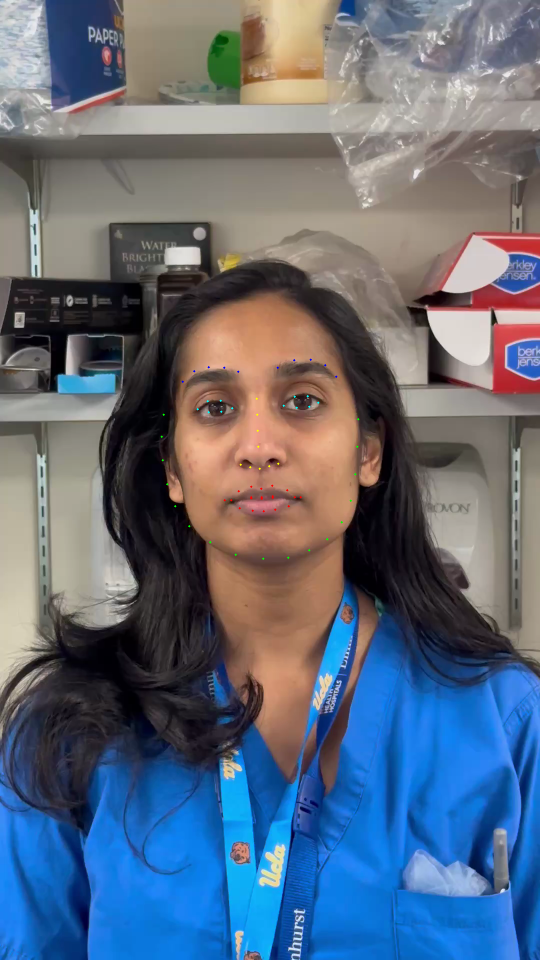
#> input picture accuracy_test_sample.png, 1080 x 1920 px (shown at 1/2 size)
$ python -i pure_python_mtcnn_v2.py   (imports and definitions only)
#> lines starting #> are read from the running program, lines starting #| are printed output that depends on the picture
### cpp_cnn_loader.py
#!/usr/bin/env python3
"""
Pure Python CNN that loads C++ binary models (.dat files) for bit-for-bit matching.

This implementation reads the exact binary format used by OpenFace's C++ CNN_utils.cpp
and implements inference with exact C++ behavior, including:
- BGR channel ordering
- C++ im2col technique
- Exact PReLU: output = x if x >= 0 else x * slope
- C++ matrix multiply ordering
- C++ pooling and fully connected layers
"""

import numpy as np
import struct
from typing import List, Tuple, Optional


class CPPCNNLayer:
    """Base class for CNN layers"""
    def __init__(self, layer_type: int):
        self.layer_type = layer_type
        # [6 lines of commented-out code are left out]

    def forward(self, x):
        raise NotImplementedError


class ConvLayer(CPPCNNLayer):
    """Convolutional layer matching C++ CNN_utils.cpp:445-549"""
    # [137 lines left out: functions __init__, _create_weight_matrix, _im2col_multimap_cpp, forward, not called in this run]


class MaxPoolLayer(CPPCNNLayer):
    """Max pooling layer matching C++ CNN_utils.cpp"""
    # [35 lines left out: functions __init__, forward, not called in this run]


class FullyConnectedLayer(CPPCNNLayer):
    """Fully connected layer matching C++ CNN_utils.cpp

    Supports both modes:
    - Regular FC: (C, H, W) -> (output_size,) for fixed-size inputs
    - Fully convolutional: (C, H, W) -> (output_size, H, W) for PNet
    """
    # [55 lines left out: functions __init__, forward, not called in this run]


class PReLULayer(CPPCNNLayer):
    """PReLU layer matching C++ CNN_utils.cpp:56-63 EXACTLY"""
    def __init__(self, slopes: np.ndarray):
        super().__init__(3)
        self.slopes = slopes  # Shape: (num_channels,)

    # [38 lines left out: function forward, not called in this run]


class SigmoidLayer(CPPCNNLayer):
    """Sigmoid layer"""
    def __init__(self):
        super().__init__(4)

    def forward(self, x: np.ndarray) -> np.ndarray:
        """Sigmoid forward pass"""
        return 1.0 / (1.0 + np.exp(-x))


class CPPCNN:
    """
    CNN that loads C++ binary models for bit-for-bit matching.

    Binary format from CNN_utils.cpp:454-575:
    - int32: network_depth (number of layers)
    - For each layer:
      - int32: layer_type (0=conv, 1=pool, 2=FC, 3=PReLU, 4=sigmoid)
      - Layer-specific parameters (see _read_layer)
    """

    def __init__(self, model_path: str):
        """
        Load CNN from C++ binary .dat file

        Args:
            model_path: Path to .dat file (e.g., PNet.dat, RNet.dat, ONet.dat)
        """
        self.layers: List[CPPCNNLayer] = []
        self._load_from_binary(model_path)

    def _read_int32(self, f) -> int:
        """Read single int32 from binary file"""
        return struct.unpack('<i', f.read(4))[0]

    def _read_float32(self, f) -> float:
        """Read single float32 from binary file"""
        return struct.unpack('<f', f.read(4))[0]

    def _read_float32_array(self, f, count: int) -> np.ndarray:
        """Read array of float32 values"""
        return np.array(struct.unpack(f'<{count}f', f.read(4 * count)), dtype=np.float32)

    # [112 lines left out: functions _read_matrix_bin, _read_conv_layer, _read_pool_layer, _read_fc_layer, _read_prelu_layer, not called in this run]

    def _read_sigmoid_layer(self, f) -> SigmoidLayer:
        """Read sigmoid layer (no parameters)"""
        return SigmoidLayer()

    # [14 lines left out: function _read_layer, not called in this run]

    def _load_from_binary(self, model_path: str):
        """Load CNN from C++ binary .dat file"""
        with open(model_path, 'rb') as f:
            # Read network depth
            network_depth = self._read_int32(f)

            print(f"Loading CNN from {model_path}")
            print(f"Network depth: {network_depth} layers")

            # Read each layer
            for i in range(network_depth):
                layer_type = self._read_int32(f)
                layer = self._read_layer(f, layer_type)
                self.layers.append(layer)

                # Print layer info
                layer_names = ["Conv", "MaxPool", "FC", "PReLU", "Sigmoid"]
                print(f"  Layer {i}: {layer_names[layer_type]}", end="")

                if isinstance(layer, ConvLayer):
                    print(f" ({layer.num_in_maps}→{layer.num_kernels}, {layer.kernel_h}x{layer.kernel_w})")
                elif isinstance(layer, MaxPoolLayer):
                    print(f" ({layer.kernel_size}x{layer.kernel_size}, stride={layer.stride})")
                elif isinstance(layer, FullyConnectedLayer):
                    print(f" ({layer.weights.shape[1]}→{layer.weights.shape[0]})")
                elif isinstance(layer, PReLULayer):
                    print(f" ({len(layer.slopes)} channels)")
                else:
                    print()

            print(f"Successfully loaded {network_depth} layers!")

    # [51 lines left out: function forward, not called in this run]

    def __call__(self, x: np.ndarray) -> List[np.ndarray]:
        """Convenience method for forward pass"""
        return self.forward(x)


# [41 lines that do not run on import are left out]

### pure_python_mtcnn_v2.py
#!/usr/bin/env python3
"""
Pure Python CNN MTCNN - Version 2
Standalone implementation using Pure Python CNN.
"""

import numpy as np
import cv2
from cpp_cnn_loader import CPPCNN
import os


class PurePythonMTCNN_V2:
    """
    Pure Python CNN MTCNN - standalone implementation.
    """

    def __init__(self, model_dir=None):
        """
        Initialize using Pure Python CNN instead of ONNX.

        Args:
            model_dir: Directory containing PNet.dat, RNet.dat, ONet.dat
        """
        # Don't call parent __init__ (we don't need ONNX models)
        if model_dir is None:
            model_dir = os.path.expanduser(
                "~/repo/fea_tool/external_libs/openFace/OpenFace/matlab_version/"
                "face_detection/mtcnn/convert_to_cpp/"
            )

        print(f"Loading Pure Python CNN MTCNN V2...")
        print(f"Model directory: {model_dir}")

        # Load Pure Python CNNs instead of ONNX
        self.pnet = CPPCNN(os.path.join(model_dir, "PNet.dat"))
        self.rnet = CPPCNN(os.path.join(model_dir, "RNet.dat"))
        self.onet = CPPCNN(os.path.join(model_dir, "ONet.dat"))

        # Official MTCNN thresholds matching C++
        self.thresholds = [0.6, 0.7, 0.7]  # PNet, RNet, ONet
        self.min_face_size = 60  # CRITICAL FIX: Match C++ (was 40, caused 140px bbox differences!)
        self.factor = 0.709

        print(f"✓ Pure Python CNN MTCNN V2 loaded!")

    # [775 lines left out: functions _preprocess, _run_pnet, _run_rnet, _run_onet, detect, _generate_bboxes and 4 more, not called in this run]

>>> import cv2
>>> picture = cv2.imread('accuracy_test_sample.png', cv2.IMREAD_GRAYSCALE)
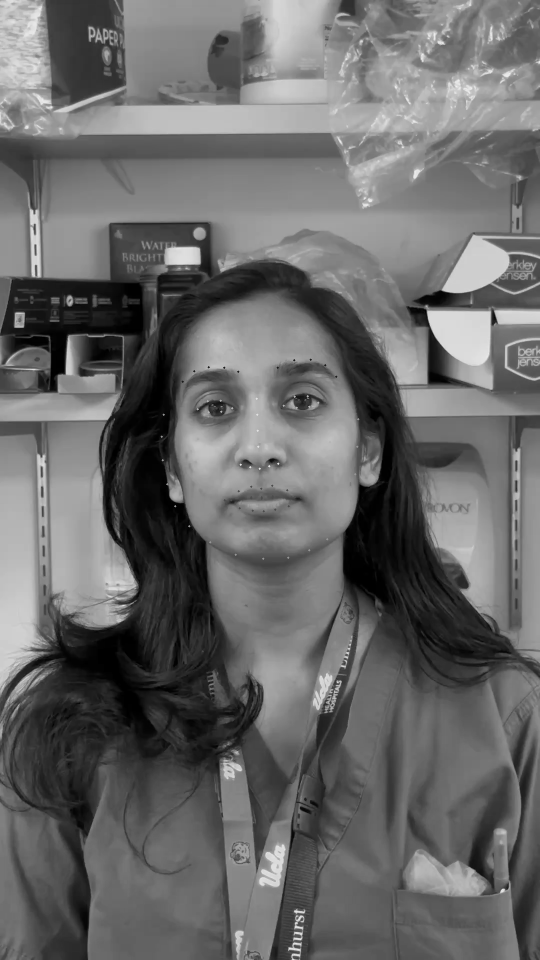
#> picture: shape (1920, 1080) (shown at 1/2 size); min 0, max 250, mean 104.5
#> (the run stopped early here; a loop or call above may not have finished)
